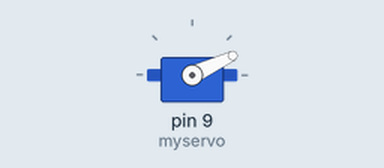
Recording of a sketch running on a simulated Arduino Uno, built with avr-gcc and run on an emulated ATmega328P. On the bench: servo.

Above: at 0.05 s.
At 2.0 s:
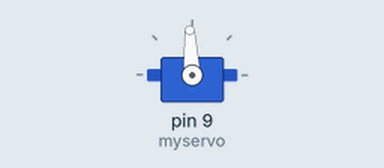
At 4.0 s:
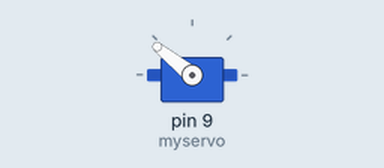
Timing chart, 0 to 5.2 s (numbered marks = the images above):
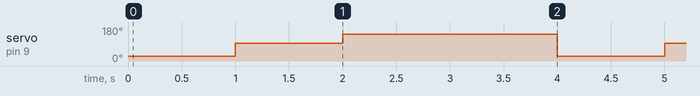

Measured:
- by itself, servo on pin 9 (myservo): repeats every 4.0 s: 141° 2.0 s, 25° 1.0 s, 93° 1.0 s

The sketch:

servo.ino
```cpp
#include <Servo.h>
Servo myservo;


void setup() {
  // put your setup code here, to run once:
  myservo.attach(9);

}

void loop() {
  // put your main code here, to run repeatedly:
  myservo.writeMicroseconds(800);
  delay(1000);
   myservo.writeMicroseconds(1500);
   delay(1000);
   myservo.writeMicroseconds(2000);
   delay(2000);

}
```
